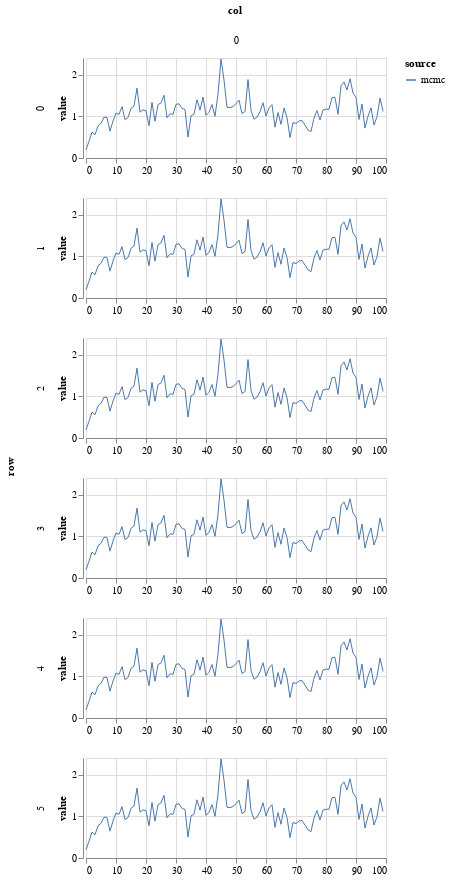

Source (notebook cell):
### Markdown cell above
## Plot MCMC samples

### Code cell
param = 'beta'
df = get_post_df(ps[param]) 
df['source'] = 'mcmc'
plot_line(df, height=100)

### Figure 1 — Vega-Lite specification as saved in the notebook (floating-point values rounded to 4 significant figures; data arrays with more than 128 entries replaced by an {"elided": "..."} marker saying what was removed)
{"config": {"view": {"continuousWidth": 400, "continuousHeight": 300}}, "data": {"name": "data-aeed9c035d2cd907d8e51f7e269334aa"}, "mark": {"type": "line", "strokeWidth": 1}, "encoding": {"color": {"type": "nominal", "field": "source"}, "column": {"type": "quantitative", "field": "col"}, "row": {"type": "quantitative", "field": "row"}, "x": {"type": "quantitative", "field": "idx", "title": null}, "y": {"type": "quantitative", "field": "value"}}, "height": 100, "resolve": {"scale": {"x": "independent"}}, "width": 300, "$schema": "https://vega.github.io/schema/vega-lite/v4.8.1.json", "datasets": {"data-aeed9c035d2cd907d8e51f7e269334aa": {"elided": "600 records"}}}
